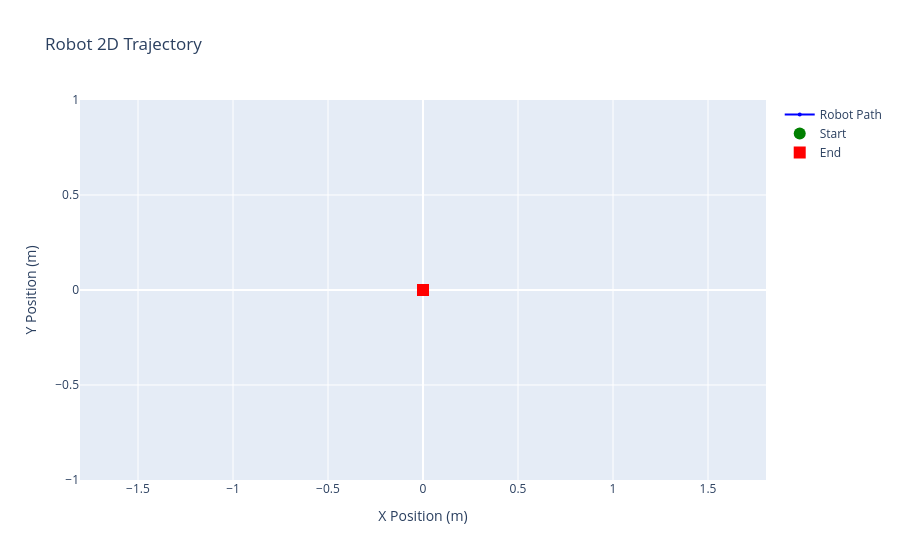

The notebook cell this image was saved under:
### Code cell
# rotate in place
omega_l = 10
omega_r = -10
exp_03_straight_plant = DifferentialDriveRobot(r, L, initial_state)

state_history = [ initial_state ]
for i in range(60):
    new_state = exp_03_straight_plant.simulation_step(omega_l, omega_r, dt)
    state_history.append(new_state)

plot_trajectory(state_history)

### Figure 1 — Plotly figure (JSON) as saved in the notebook; plotly's stock layout.template omitted (floating-point values rounded to 4 significant figures)
{"data": [{"line": {"color": "blue", "width": 2}, "marker": {"size": 4}, "mode": "lines+markers", "name": "Robot Path", "type": "scatter", "x": [0, 0, 0, 0, 0, 0, 0, 0, 0, 0, 0, 0, 0, 0, 0, 0, 0, 0, 0, 0, 0, 0, 0, 0, 0, 0, 0, 0, 0, 0, 0, 0, 0, 0, 0, 0, 0, 0, 0, 0, 0, 0, 0, 0, 0, 0, 0, 0, 0, 0, 0, 0, 0, 0, 0, 0, 0, 0, 0, 0, 0], "y": [0, 0, 0, 0, 0, 0, 0, 0, 0, 0, 0, 0, 0, 0, 0, 0, 0, 0, 0, 0, 0, 0, 0, 0, 0, 0, 0, 0, 0, 0, 0, 0, 0, 0, 0, 0, 0, 0, 0, 0, 0, 0, 0, 0, 0, 0, 0, 0, 0, 0, 0, 0, 0, 0, 0, 0, 0, 0, 0, 0, 0]}, {"marker": {"color": "green", "size": 12, "symbol": "circle"}, "mode": "markers", "name": "Start", "type": "scatter", "x": [0], "y": [0]}, {"marker": {"color": "red", "size": 12, "symbol": "square"}, "mode": "markers", "name": "End", "type": "scatter", "x": [0], "y": [0]}], "layout": {"hovermode": "closest", "showlegend": true, "title": {"text": "Robot 2D Trajectory"}, "xaxis": {"title": {"text": "X Position (m)"}}, "yaxis": {"scaleanchor": "x", "scaleratio": 1, "title": {"text": "Y Position (m)"}}}}
